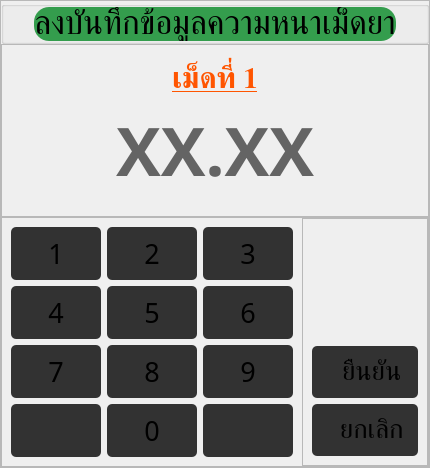
         <widget class="QWidget" name="thickness_keyboard">
          <layout class="QVBoxLayout" name="verticalLayout_34">
           <property name="spacing">
            <number>0</number>
           </property>
           <property name="leftMargin">
            <number>0</number>
           </property>
           <property name="topMargin">
            <number>0</number>
           </property>
           <property name="rightMargin">
            <number>0</number>
           </property>
           <property name="bottomMargin">
            <number>0</number>
           </property>
           <item>
            <widget class="QWidget" name="widget_2" native="true">
             <layout class="QVBoxLayout" name="verticalLayout_35">
              <property name="leftMargin">
               <number>0</number>
              </property>
              <property name="topMargin">
               <number>0</number>
              </property>
              <property name="rightMargin">
               <number>0</number>
              </property>
              <property name="bottomMargin">
               <number>0</number>
              </property>
              <item>
               <widget class="QFrame" name="frame_4">
                <property name="minimumSize">
                 <size>
                  <width>0</width>
                  <height>300</height>
                 </size>
                </property>
                <property name="frameShape">
                 <enum>QFrame::StyledPanel</enum>
                </property>
                <property name="frameShadow">
                 <enum>QFrame::Raised</enum>
                </property>
                <layout class="QVBoxLayout" name="verticalLayout_3">
                 <property name="spacing">
                  <number>0</number>
                 </property>
                 <property name="leftMargin">
                  <number>0</number>
                 </property>
                 <property name="topMargin">
                  <number>0</number>
                 </property>
                 <property name="rightMargin">
                  <number>0</number>
                 </property>
                 <property name="bottomMargin">
                  <number>0</number>
                 </property>
                 <item>
                  <widget class="QGroupBox" name="thickness_title_groupBox_2">
                   <property name="maximumSize">
                    <size>
                     <width>16777215</width>
                     <height>80</height>
                    </size>
                   </property>
                   <layout class="QHBoxLayout" name="horizontalLayout_60">
                    <property name="leftMargin">
                     <number>30</number>
                    </property>
                    <property name="topMargin">
                     <number>0</number>
                    </property>
                    <property name="rightMargin">
                     <number>30</number>
                    </property>
                    <property name="bottomMargin">
                     <number>0</number>
                    </property>
                    <item>
                     <widget class="QLabel" name="thickness_input_title">
                      <property name="maximumSize">
                       <size>
                        <width>16777215</width>
                        <height>50</height>
                       </size>
                      </property>
                      <property name="font">
                       <font>
                        <family>Kanit</family>
                        <pointsize>25</pointsize>
                       </font>
                      </property>
                      <property name="styleSheet">
                       <string notr="true">background-color: rgb(52, 157, 77);
border-radius: 15px;</string>
                      </property>
                      <property name="text">
                       <string>ลงบันทึกข้อมูลความหนาเม็ดยา</string>
                      </property>
                      <property name="alignment">
                       <set>Qt::AlignCenter</set>
                      </property>
                     </widget>
                    </item>
                   </layout>
                  </widget>
                 </item>
                 <item>
                  <widget class="QFrame" name="frame_9">
                   <property name="frameShape">
                    <enum>QFrame::StyledPanel</enum>
                   </property>
                   <property name="frameShadow">
                    <enum>QFrame::Raised</enum>
                   </property>
                   <layout class="QVBoxLayout" name="verticalLayout_38">
                    <property name="spacing">
                     <number>0</number>
                    </property>
                    <property name="bottomMargin">
                     <number>20</number>
                    </property>
                    <item>
                     <widget class="QLabel" name="thickness_val_label">
                      <property name="minimumSize">
                       <size>
                        <width>0</width>
                        <height>50</height>
                       </size>
                      </property>
                      <property name="maximumSize">
                       <size>
                        <width>16777215</width>
                        <height>50</height>
                       </size>
                      </property>
                      <property name="font">
                       <font>
                        <family>Kanit</family>
                        <pointsize>22</pointsize>
                        <bold>true</bold>
                        <underline>true</underline>
                       </font>
                      </property>
                      <property name="styleSheet">
                       <string notr="true">color: rgb(255, 85, 0);</string>
                      </property>
                      <property name="text">
                       <string>เม็ดที่ 1</string>
                      </property>
                      <property name="alignment">
                       <set>Qt::AlignCenter</set>
                      </property>
                     </widget>
                    </item>
                    <item>
                     <widget class="QLabel" name="thickness_val_input">
                      <property name="font">
                       <font>
                        <family>Kanit</family>
                        <pointsize>50</pointsize>
                        <bold>true</bold>
                       </font>
                      </property>
                      <property name="styleSheet">
                       <string notr="true">color: rgb(100, 100, 100);
border: none;</string>
                      </property>
                      <property name="text">
                       <string>XX.XX</string>
                      </property>
                      <property name="alignment">
                       <set>Qt::AlignCenter</set>
                      </property>
                     </widget>
                    </item>
                   </layout>
                  </widget>
                 </item>
                 <item>
                  <widget class="QFrame" name="frame_5">
                   <property name="minimumSize">
                    <size>
                     <width>0</width>
                     <height>250</height>
                    </size>
                   </property>
                   <property name="maximumSize">
                    <size>
                     <width>16777215</width>
                     <height>250</height>
                    </size>
                   </property>
                   <property name="styleSheet">
                    <string notr="true"/>
                   </property>
                   <property name="frameShape">
                    <enum>QFrame::StyledPanel</enum>
                   </property>
                   <property name="frameShadow">
                    <enum>QFrame::Raised</enum>
                   </property>
                   <layout class="QHBoxLayout" name="horizontalLayout_63">
                    <property name="spacing">
                     <number>0</number>
                    </property>
                    <property name="leftMargin">
                     <number>0</number>
                    </property>
                    <property name="topMargin">
                     <number>0</number>
                    </property>
                    <property name="rightMargin">
                     <number>0</number>
                    </property>
                    <property name="bottomMargin">
                     <number>0</number>
                    </property>
                    <item>
                     <widget class="QFrame" name="frame_6">
                      <property name="palette">
                       <palette>
                        <active>
                         <colorrole role="WindowText">
                          <brush brushstyle="SolidPattern">
                           <color alpha="255">
                            <red>255</red>
                            <green>255</green>
                            <blue>255</blue>
                           </color>
                          </brush>
                         </colorrole>
                         <colorrole role="Button">
                          <brush brushstyle="SolidPattern">
                           <color alpha="255">
                            <red>255</red>
                            <green>255</green>
                            <blue>255</blue>
                           </color>
                          </brush>
                         </colorrole>
                         <colorrole role="Text">
                          <brush brushstyle="SolidPattern">
                           <color alpha="255">
                            <red>255</red>
                            <green>255</green>
                            <blue>255</blue>
                           </color>
                          </brush>
                         </colorrole>
                         <colorrole role="ButtonText">
                          <brush brushstyle="SolidPattern">
                           <color alpha="255">
                            <red>255</red>
                            <green>255</green>
                            <blue>255</blue>
                           </color>
                          </brush>
                         </colorrole>
                         <colorrole role="Base">
                          <brush brushstyle="SolidPattern">
                           <color alpha="255">
                            <red>255</red>
                            <green>255</green>
                            <blue>255</blue>
                           </color>
                          </brush>
                         </colorrole>
                         <colorrole role="Window">
                          <brush brushstyle="SolidPattern">
                           <color alpha="255">
                            <red>255</red>
                            <green>255</green>
                            <blue>255</blue>
                           </color>
                          </brush>
                         </colorrole>
                         <colorrole role="PlaceholderText">
                          <brush brushstyle="SolidPattern">
                           <color alpha="128">
                            <red>255</red>
                            <green>255</green>
                            <blue>255</blue>
                           </color>
                          </brush>
                         </colorrole>
                        </active>
                        <inactive>
                         <colorrole role="WindowText">
                          <brush brushstyle="SolidPattern">
                           <color alpha="255">
                            <red>255</red>
                            <green>255</green>
                            <blue>255</blue>
                           </color>
                          </brush>
                         </colorrole>
                         <colorrole role="Button">
                          <brush brushstyle="SolidPattern">
                           <color alpha="255">
                            <red>255</red>
                            <green>255</green>
                            <blue>255</blue>
                           </color>
                          </brush>
                         </colorrole>
                         <colorrole role="Text">
                          <brush brushstyle="SolidPattern">
                           <color alpha="255">
                            <red>255</red>
                            <green>255</green>
                            <blue>255</blue>
                           </color>
                          </brush>
                         </colorrole>
                         <colorrole role="ButtonText">
                          <brush brushstyle="SolidPattern">
                           <color alpha="255">
                            <red>255</red>
                            <green>255</green>
                            <blue>255</blue>
                           </color>
                          </brush>
                         </colorrole>
                         <colorrole role="Base">
                          <brush brushstyle="SolidPattern">
                           <color alpha="255">
                            <red>255</red>
                            <green>255</green>
                            <blue>255</blue>
                           </color>
                          </brush>
                         </colorrole>
                         <colorrole role="Window">
                          <brush brushstyle="SolidPattern">
                           <color alpha="255">
                            <red>255</red>
                            <green>255</green>
                            <blue>255</blue>
                           </color>
                          </brush>
                         </colorrole>
                         <colorrole role="PlaceholderText">
                          <brush brushstyle="SolidPattern">
                           <color alpha="128">
                            <red>255</red>
                            <green>255</green>
                            <blue>255</blue>
                           </color>
                          </brush>
                         </colorrole>
                        </inactive>
                        <disabled>
                         <colorrole role="WindowText">
                          <brush brushstyle="SolidPattern">
                           <color alpha="255">
                            <red>255</red>
                            <green>255</green>
                            <blue>255</blue>
                           </color>
                          </brush>
                         </colorrole>
                         <colorrole role="Button">
                          <brush brushstyle="SolidPattern">
                           <color alpha="255">
                            <red>255</red>
                            <green>255</green>
                            <blue>255</blue>
                           </color>
                          </brush>
                         </colorrole>
                         <colorrole role="Text">
                          <brush brushstyle="SolidPattern">
                           <color alpha="255">
                            <red>255</red>
                            <green>255</green>
                            <blue>255</blue>
                           </color>
                          </brush>
                         </colorrole>
                         <colorrole role="ButtonText">
                          <brush brushstyle="SolidPattern">
                           <color alpha="255">
                            <red>255</red>
                            <green>255</green>
                            <blue>255</blue>
                           </color>
                          </brush>
                         </colorrole>
                         <colorrole role="Base">
                          <brush brushstyle="SolidPattern">
                           <color alpha="255">
                            <red>255</red>
                            <green>255</green>
                            <blue>255</blue>
                           </color>
                          </brush>
                         </colorrole>
                         <colorrole role="Window">
                          <brush brushstyle="SolidPattern">
                           <color alpha="255">
                            <red>255</red>
                            <green>255</green>
                            <blue>255</blue>
                           </color>
                          </brush>
                         </colorrole>
                         <colorrole role="PlaceholderText">
                          <brush brushstyle="SolidPattern">
                           <color alpha="128">
                            <red>255</red>
                            <green>255</green>
                            <blue>255</blue>
                           </color>
                          </brush>
                         </colorrole>
                        </disabled>
                       </palette>
                      </property>
                      <property name="styleSheet">
                       <string notr="true">QPushButton {
	width: 90px;
	height: 70px;
	background-color: rgb(50, 50, 50);
	border-radius: 5px;
}

QPushButton:pressed {
    font-size: 40px;
	background-color: rgb(100, 100, 100);
}</string>
                      </property>
                      <property name="frameShadow">
                       <enum>QFrame::Plain</enum>
                      </property>
                      <property name="lineWidth">
                       <number>3</number>
                      </property>
                      <layout class="QGridLayout" name="gridLayout_6">
                       <item row="0" column="0">
                        <widget class="QPushButton" name="key_1">
                         <property name="font">
                          <font>
                           <family>Kanit</family>
                           <pointsize>20</pointsize>
                           <fontweight>Medium</fontweight>
                          </font>
                         </property>
                         <property name="text">
                          <string>1</string>
                         </property>
                        </widget>
                       </item>
                       <item row="0" column="1">
                        <widget class="QPushButton" name="key_2">
                         <property name="font">
                          <font>
                           <family>Kanit</family>
                           <pointsize>20</pointsize>
                           <fontweight>Medium</fontweight>
                          </font>
                         </property>
                         <property name="text">
                          <string>2</string>
                         </property>
                        </widget>
                       </item>
                       <item row="0" column="2">
                        <widget class="QPushButton" name="key_3">
                         <property name="font">
                          <font>
                           <family>Kanit</family>
                           <pointsize>20</pointsize>
                           <fontweight>Medium</fontweight>
                          </font>
                         </property>
                         <property name="text">
                          <string>3</string>
                         </property>
                        </widget>
                       </item>
                       <item row="1" column="0">
                        <widget class="QPushButton" name="key_4">
                         <property name="font">
                          <font>
                           <family>Kanit</family>
                           <pointsize>20</pointsize>
                           <fontweight>Medium</fontweight>
                          </font>
                         </property>
                         <property name="text">
                          <string>4</string>
                         </property>
                        </widget>
                       </item>
                       <item row="1" column="1">
                        <widget class="QPushButton" name="key_5">
                         <property name="font">
                          <font>
                           <family>Kanit</family>
                           <pointsize>20</pointsize>
                           <fontweight>Medium</fontweight>
                          </font>
                         </property>
                         <property name="text">
                          <string>5</string>
                         </property>
                        </widget>
                       </item>
                       <item row="1" column="2">
                        <widget class="QPushButton" name="key_6">
                         <property name="font">
                          <font>
                           <family>Kanit</family>
                           <pointsize>20</pointsize>
                           <fontweight>Medium</fontweight>
                          </font>
                         </property>
                         <property name="text">
                          <string>6</string>
                         </property>
                        </widget>
                       </item>
                       <item row="2" column="0">
                        <widget class="QPushButton" name="key_7">
                         <property name="font">
                          <font>
                           <family>Kanit</family>
                           <pointsize>20</pointsize>
                           <fontweight>Medium</fontweight>
                          </font>
                         </property>
                         <property name="text">
                          <string>7</string>
                         </property>
                        </widget>
                       </item>
                       <item row="2" column="1">
                        <widget class="QPushButton" name="key_8">
                         <property name="font">
                          <font>
                           <family>Kanit</family>
                           <pointsize>20</pointsize>
                           <fontweight>Medium</fontweight>
                          </font>
                         </property>
                         <property name="text">
                          <string>8</string>
                         </property>
                        </widget>
                       </item>
                       <item row="2" column="2">
                        <widget class="QPushButton" name="key_9">
                         <property name="font">
                          <font>
                           <family>Kanit</family>
                           <pointsize>20</pointsize>
                           <fontweight>Medium</fontweight>
                          </font>
                         </property>
                         <property name="text">
                          <string>9</string>
                         </property>
                        </widget>
                       </item>
                       <item row="3" column="0">
                        <widget class="QPushButton" name="key_dot">
                         <property name="minimumSize">
                          <size>
                           <width>0</width>
                           <height>0</height>
                          </size>
                         </property>
                         <property name="maximumSize">
                          <size>
                           <width>16777215</width>
                           <height>150</height>
                          </size>
                         </property>
                         <property name="font">
                          <font>
                           <pointsize>20</pointsize>
                          </font>
                         </property>
                         <property name="text">
                          <string/>
                         </property>
                         <property name="icon">
                          <iconset resource="../../../resource.qrc">
                           <normaloff>:/assets/keyboard/record.png</normaloff>:/assets/keyboard/record.png</iconset>
                         </property>
                         <property name="iconSize">
                          <size>
                           <width>30</width>
                           <height>30</height>
                          </size>
                         </property>
                        </widget>
                       </item>
                       <item row="3" column="1">
                        <widget class="QPushButton" name="key_0">
                         <property name="minimumSize">
                          <size>
                           <width>0</width>
                           <height>0</height>
                          </size>
                         </property>
                         <property name="maximumSize">
                          <size>
                           <width>16777215</width>
                           <height>150</height>
                          </size>
                         </property>
                         <property name="font">
                          <font>
                           <family>Kanit</family>
                           <pointsize>20</pointsize>
                           <fontweight>Medium</fontweight>
                          </font>
                         </property>
                         <property name="text">
                          <string>0</string>
                         </property>
                        </widget>
                       </item>
                       <item row="3" column="2">
                        <widget class="QPushButton" name="key_backspace">
                         <property name="minimumSize">
                          <size>
                           <width>0</width>
                           <height>0</height>
                          </size>
                         </property>
                         <property name="maximumSize">
                          <size>
                           <width>16777215</width>
                           <height>150</height>
                          </size>
                         </property>
                         <property name="font">
                          <font>
                           <pointsize>20</pointsize>
                          </font>
                         </property>
                         <property name="text">
                          <string/>
                         </property>
                         <property name="icon">
                          <iconset resource="../../../resource.qrc">
                           <normaloff>:/assets/keyboard/backspace.png</normaloff>:/assets/keyboard/backspace.png</iconset>
                         </property>
                         <property name="iconSize">
                          <size>
                           <width>30</width>
                           <height>30</height>
                          </size>
                         </property>
                        </widget>
                       </item>
                      </layout>
                     </widget>
                    </item>
                    <item>
                     <widget class="QFrame" name="frame_8">
                      <property name="styleSheet">
                       <string notr="true">QPushButton {
	background-color: rgb(50, 50, 50);
	border-radius: 5px;
}
QPushButton:pressed {
	background-color: rgb(100, 100, 100);
}</string>
                      </property>
                      <property name="frameShape">
                       <enum>QFrame::StyledPanel</enum>
                      </property>
                      <property name="frameShadow">
                       <enum>QFrame::Raised</enum>
                      </property>
                      <layout class="QVBoxLayout" name="verticalLayout_36">
                       <property name="spacing">
                        <number>6</number>
                       </property>
                       <item>
                        <widget class="QLabel" name="thickness_img">
                         <property name="text">
                          <string/>
                         </property>
                         <property name="pixmap">
                          <pixmap resource="../../../resource.qrc">:/assets/icon/thickness.png</pixmap>
                         </property>
                         <property name="alignment">
                          <set>Qt::AlignCenter</set>
                         </property>
                        </widget>
                       </item>
                       <item>
                        <widget class="QPushButton" name="key_enter">
                         <property name="minimumSize">
                          <size>
                           <width>0</width>
                           <height>52</height>
                          </size>
                         </property>
                         <property name="font">
                          <font>
                           <family>Kanit</family>
                           <pointsize>20</pointsize>
                           <italic>false</italic>
                           <fontweight>Medium</fontweight>
                          </font>
                         </property>
                         <property name="styleSheet">
                          <string notr="true"/>
                         </property>
                         <property name="text">
                          <string>  ยืนยัน</string>
                         </property>
                         <property name="icon">
                          <iconset resource="../../../resource.qrc">
                           <normaloff>:/assets/keyboard/enter.png</normaloff>:/assets/keyboard/enter.png</iconset>
                         </property>
                         <property name="iconSize">
                          <size>
                           <width>30</width>
                           <height>30</height>
                          </size>
                         </property>
                        </widget>
                       </item>
                       <item>
                        <widget class="QPushButton" name="key_cancel">
                         <property name="minimumSize">
                          <size>
                           <width>0</width>
                           <height>52</height>
                          </size>
                         </property>
                         <property name="font">
                          <font>
                           <family>Kanit</family>
                           <pointsize>20</pointsize>
                           <italic>false</italic>
                           <fontweight>Medium</fontweight>
                          </font>
                         </property>
                         <property name="text">
                          <string>  ยกเลิก</string>
                         </property>
                         <property name="icon">
                          <iconset resource="../../../resource.qrc">
                           <normaloff>:/assets/keyboard/cancel.png</normaloff>:/assets/keyboard/cancel.png</iconset>
                         </property>
                         <property name="iconSize">
                          <size>
                           <width>30</width>
                           <height>30</height>
                          </size>
                         </property>
                        </widget>
                       </item>
                      </layout>
                     </widget>
                    </item>
                   </layout>
                  </widget>
                 </item>
                </layout>
               </widget>
              </item>
             </layout>
            </widget>
           </item>
          </layout>
         </widget>
